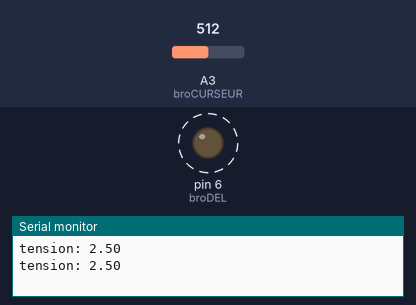
Recording of a sketch running on a simulated Arduino Uno, built with avr-gcc and run on an emulated ATmega328P. On the bench: output pins drawn as LEDs (lit = HIGH), the last lines printed to the serial monitor. Dashed ring = blinking. The inputs (shaded band) are chosen by the test bench; at power-on: A3 (broCURSEUR) = 512.

Above: at 2.0 s.
2.1 s: A3 (broCURSEUR) set to 122
At 3.1 s:
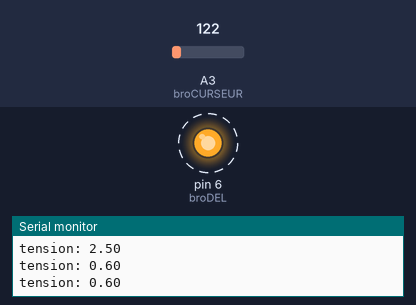
5.6 s: A3 (broCURSEUR) set to 0
At 6.4 s:
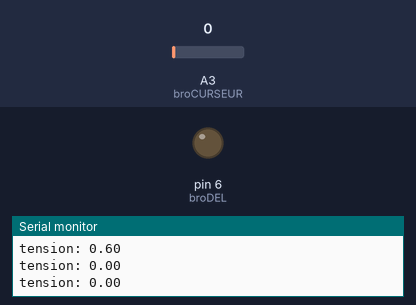
Timing chart, 0 to 8.6 s (numbered marks = the images above; inputs shaded):
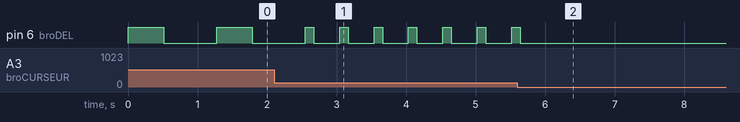

The sketch:

code1.ino
```cpp
// Étape 1

int broCURSEUR = A3;  // Broche pour le curseur du potentiomètre
int broDEL = 6;       // Broche pour la DEL
int potentiometre;    // Variable de lecture de la valeur du potentiomètre

void setup()
{
   pinMode(broDEL, OUTPUT);
   Serial.begin(9600);
}

void loop()
{
   potentiometre = analogRead(broCURSEUR);
   Serial.print("tension: ");
   Serial.println(potentiometre/1023.0*5.0);

   digitalWrite(broDEL, HIGH);
   delay(potentiometre);
   digitalWrite(broDEL, LOW);
   delay(potentiometre);
   // notre ajout pour assurer une lecture agréable lorsque la valeur
   // de la variable 'potentiometre' est inférieure à 250
   delay(250);
}
```

Measured:
- after the input at 2.1 s, pin 6 (broDEL): alternates HIGH for 0.12 s and LOW for 0.37 s, starting after 0.57 s
- after the input at 5.6 s, pin 6 (broDEL): goes on until 5.6 s, then stays LOW
- by itself, pin 6 (broDEL): alternates HIGH for 0.51 s and LOW for 0.76 s
